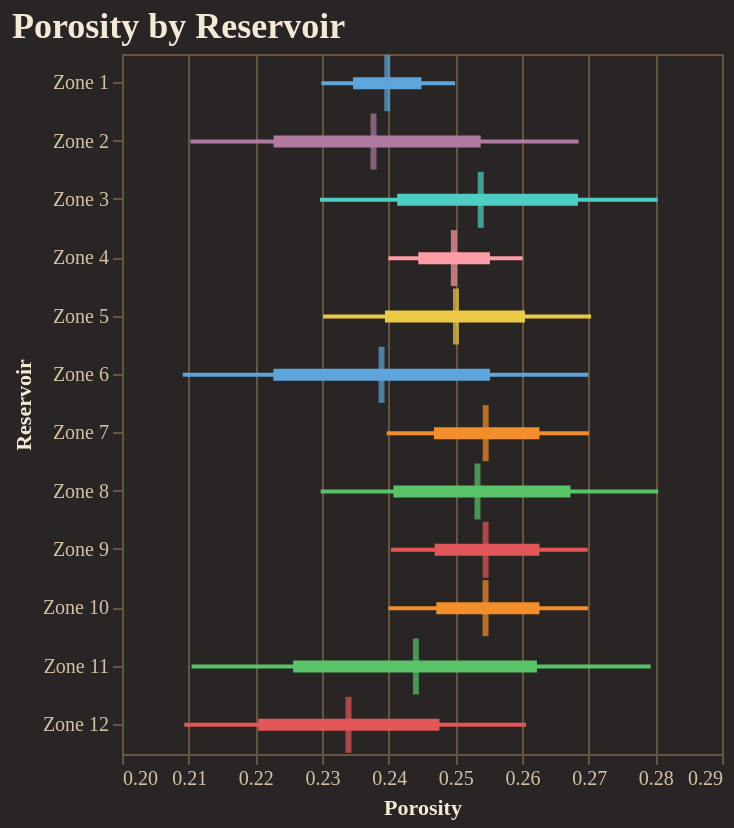

Write notebook code for a chart like this one.
### Code cell
fig = reporter.plotter.forest_plot(
    "Porosity", 
    backend=PLOTTING_BACKEND
)
fig.show()

### Figure 1 — Vega-Lite specification as saved in the notebook (floating-point values rounded to 4 significant figures)
{"config": {"background": "#292524", "view": {"fill": "#292524", "stroke": "#665340"}, "title": {"color": "#f4e9d7", "font": "Merriweather", "fontSize": 18, "fontWeight": 600, "subtitleColor": "#d5c2a6", "anchor": "start"}, "axis": {"domainColor": "#665340", "gridColor": "#665340", "tickColor": "#665340", "labelColor": "#d5c2a6", "titleColor": "#f4e9d7", "labelFont": "Merriweather", "titleFont": "Merriweather"}, "legend": {"titleColor": "#f4e9d7", "labelColor": "#d5c2a6", "labelFont": "Merriweather", "titleFont": "Merriweather", "orient": "top-right", "symbolType": "circle"}, "header": {"labelColor": "#d5c2a6", "titleColor": "#f4e9d7", "labelFont": "Merriweather", "titleFont": "Merriweather"}, "mark": {"color": "#c78d3b"}, "line": {"color": "#c78d3b"}, "bar": {"color": "#c78d3b"}, "point": {"color": "#ddb06d"}, "area": {"color": "#c78d3b", "opacity": 0.35}, "text": {"color": "#f4e9d7", "font": "Merriweather"}, "range": {"category": ["#5DA5DA", "#F28E2B", "#59C36A", "#E15759", "#B07AA1", "#4ECDC4", "#FF9DA7", "#EDC948"]}}, "layer": [{"mark": {"type": "rule", "strokeWidth": 2}, "encoding": {"color": {"field": "group", "legend": null, "type": "nominal"}, "x": {"field": "p10", "scale": {"zero": false}, "title": "Porosity", "type": "quantitative"}, "x2": {"field": "p90"}, "y": {"field": "group", "sort": ["Zone 1", "Zone 2", "Zone 3", "Zone 4", "Zone 5", "Zone 6", "Zone 7", "Zone 8", "Zone 9", "Zone 10", "Zone 11", "Zone 12"], "title": "Reservoir", "type": "nominal"}}}, {"mark": {"type": "rule", "strokeWidth": 6}, "encoding": {"color": {"field": "group", "legend": null, "type": "nominal"}, "x": {"field": "p25", "scale": {"zero": false}, "title": "Porosity", "type": "quantitative"}, "x2": {"field": "p75"}, "y": {"field": "group", "sort": ["Zone 1", "Zone 2", "Zone 3", "Zone 4", "Zone 5", "Zone 6", "Zone 7", "Zone 8", "Zone 9", "Zone 10", "Zone 11", "Zone 12"], "title": "Reservoir", "type": "nominal"}}}, {"mark": {"type": "tick", "color": "black", "size": 28, "thickness": 3}, "encoding": {"color": {"field": "group", "legend": null, "type": "nominal"}, "tooltip": [{"field": "group", "title": "Group", "type": "nominal"}, {"field": "p10", "title": "P10", "type": "quantitative"}, {"field": "p25", "title": "P25", "type": "quantitative"}, {"field": "median", "title": "Median", "type": "quantitative"}, {"field": "p75", "title": "P75", "type": "quantitative"}, {"field": "p90", "title": "P90", "type": "quantitative"}], "x": {"field": "median", "scale": {"zero": false}, "title": "Porosity", "type": "quantitative"}, "y": {"field": "group", "sort": ["Zone 1", "Zone 2", "Zone 3", "Zone 4", "Zone 5", "Zone 6", "Zone 7", "Zone 8", "Zone 9", "Zone 10", "Zone 11", "Zone 12"], "title": "Reservoir", "type": "nominal"}}}], "data": {"name": "data-687e66a20b251345dc367e55da81f04e"}, "height": 350, "title": "Porosity by Reservoir", "width": "container", "$schema": "https://vega.github.io/schema/vega-lite/v5.20.1.json", "datasets": {"data-687e66a20b251345dc367e55da81f04e": [{"group": "Zone 1", "p10": 0.2299, "p25": 0.2347, "median": 0.2398, "p75": 0.2449, "p90": 0.25}, {"group": "Zone 2", "p10": 0.2103, "p25": 0.2227, "median": 0.2377, "p75": 0.2538, "p90": 0.2685}, {"group": "Zone 3", "p10": 0.2297, "p25": 0.2413, "median": 0.2538, "p75": 0.2684, "p90": 0.2803}, {"group": "Zone 4", "p10": 0.24, "p25": 0.2444, "median": 0.2498, "p75": 0.2552, "p90": 0.2601}, {"group": "Zone 5", "p10": 0.2302, "p25": 0.2394, "median": 0.2501, "p75": 0.2604, "p90": 0.2704}, {"group": "Zone 6", "p10": 0.2091, "p25": 0.2227, "median": 0.2389, "p75": 0.2552, "p90": 0.2699}, {"group": "Zone 7", "p10": 0.2397, "p25": 0.2468, "median": 0.2546, "p75": 0.2626, "p90": 0.27}, {"group": "Zone 8", "p10": 0.2298, "p25": 0.2407, "median": 0.2533, "p75": 0.2673, "p90": 0.2804}, {"group": "Zone 9", "p10": 0.2403, "p25": 0.2469, "median": 0.2545, "p75": 0.2626, "p90": 0.2698}, {"group": "Zone 10", "p10": 0.24, "p25": 0.2471, "median": 0.2545, "p75": 0.2626, "p90": 0.2699}, {"group": "Zone 11", "p10": 0.2104, "p25": 0.2257, "median": 0.2441, "p75": 0.2622, "p90": 0.2793}, {"group": "Zone 12", "p10": 0.2093, "p25": 0.2204, "median": 0.234, "p75": 0.2476, "p90": 0.2606}]}}
